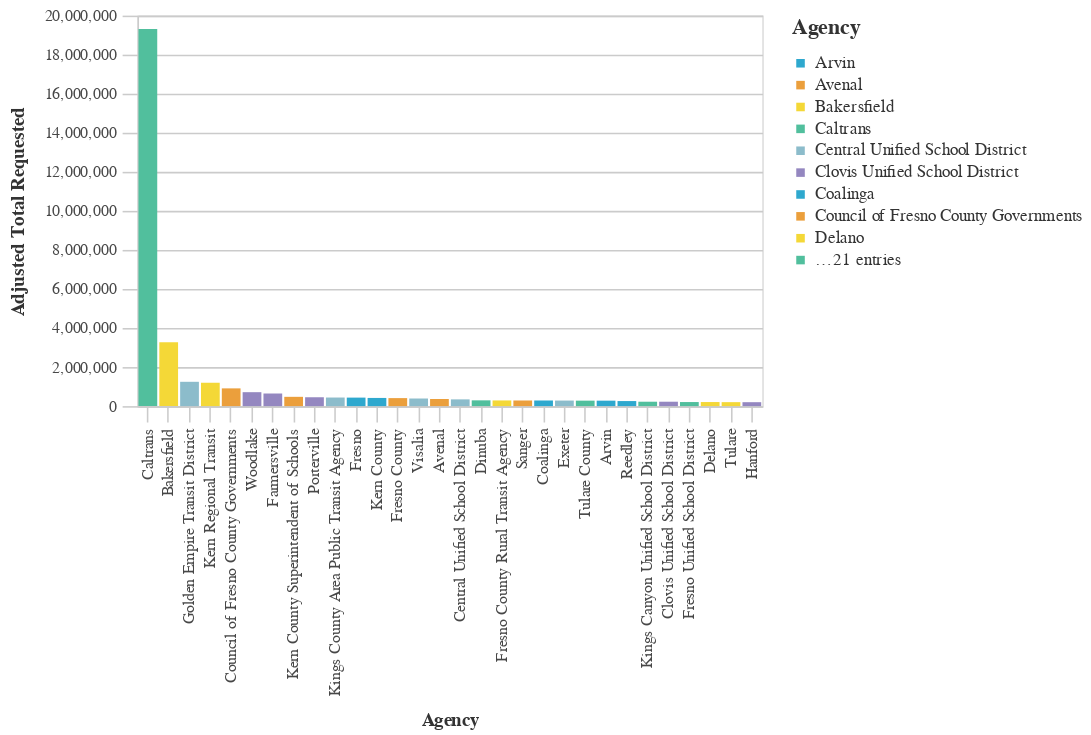

The notebook cell this image was saved under:
### Code cell
#Bar chart Average Total Requested Funds by Agency
chart4=(_dla_utils_reports.basic_bar_chart_no_save((((_dla_utils_reports.calculate_data_all(df, 'adjusted_total_requested', 'primary_agency_name', aggfunc="mean"))
                          >>arrange(-_.adjusted_total_requested)).head(30)
                        ), 'primary_agency_name','adjusted_total_requested', 'primary_agency_name', district
                          
                       ))
    
display(HTML("<h4><strong>Average Total Requested Funds by Agency ($2021)</strong></h4>"))
chart4

### Figure 1 — Vega-Lite specification as saved in the notebook (floating-point values rounded to 4 significant figures)
{"config": {"view": {"continuousWidth": 400, "continuousHeight": 300}, "axis": {"domainColor": "#cbcbcb", "grid": true, "gridColor": "#cbcbcb", "gridWidth": 1, "labelColor": "#474747", "labelFont": "Nunito Sans", "labelFontSize": 10, "labelPadding": 4, "tickColor": "#cbcbcb", "tickSize": 10, "titleColor": "#333", "titleFont": "Raleway", "titleFontSize": 12, "titlePadding": 10}, "axisBand": {"grid": false}, "background": "white", "font": "Raleway", "header": {"labelFont": "Nunito Sans", "titleFont": "Raleway"}, "legend": {"labelColor": "#333", "labelFont": "Nunito Sans", "labelFontSize": 11, "labelLimit": 0, "padding": 1, "symbolSize": 30, "symbolType": "square", "titleColor": "#333", "titleFont": "Raleway", "titleFontSize": 14, "titlePadding": 10}, "title": {"anchor": "middle", "font": "Raleway", "fontSize": 18, "fontWeight": 300, "offset": 20}}, "data": {"name": "data-c5f3717055447fe8148af9f1d1ade1bd"}, "mark": "bar", "encoding": {"color": {"field": "primary_agency_name", "legend": {"symbolLimit": 10, "title": "Agency"}, "scale": {"range": ["#2EA8CE", "#EB9F3C", "#F4D837", "#51BF9D", "#8CBCCB", "#9487C0"]}, "type": "nominal"}, "tooltip": [{"field": "primary_agency_name", "type": "nominal"}, {"field": "adjusted_total_requested", "type": "quantitative"}], "x": {"field": "primary_agency_name", "sort": "-y", "title": "Agency", "type": "nominal"}, "y": {"field": "adjusted_total_requested", "title": "Adjusted Total Requested", "type": "quantitative"}}, "height": 250, "width": 400, "$schema": "https://vega.github.io/schema/vega-lite/v4.17.0.json", "datasets": {"data-c5f3717055447fe8148af9f1d1ade1bd": [{"primary_agency_name": "Caltrans", "adjusted_total_requested": 19310000.0}, {"primary_agency_name": "Bakersfield", "adjusted_total_requested": 3268000.0}, {"primary_agency_name": "Golden Empire Transit District", "adjusted_total_requested": 1245000.0}, {"primary_agency_name": "Kern Regional Transit", "adjusted_total_requested": 1197000.0}, {"primary_agency_name": "Council of Fresno County Governments", "adjusted_total_requested": 908800.0}, {"primary_agency_name": "Woodlake", "adjusted_total_requested": 713900.0}, {"primary_agency_name": "Farmersville", "adjusted_total_requested": 645900.0}, {"primary_agency_name": "Kern County Superintendent of Schools", "adjusted_total_requested": 476100.0}, {"primary_agency_name": "Porterville", "adjusted_total_requested": 454400.0}, {"primary_agency_name": "Kings County Area Public Transit Agency", "adjusted_total_requested": 440100.0}, {"primary_agency_name": "Fresno", "adjusted_total_requested": 435600.0}, {"primary_agency_name": "Kern County", "adjusted_total_requested": 419200.0}, {"primary_agency_name": "Fresno County", "adjusted_total_requested": 410300.0}, {"primary_agency_name": "Visalia", "adjusted_total_requested": 390000.0}, {"primary_agency_name": "Avenal", "adjusted_total_requested": 364200.0}, {"primary_agency_name": "Central Unified School District", "adjusted_total_requested": 345600.0}, {"primary_agency_name": "Dinuba", "adjusted_total_requested": 296100.0}, {"primary_agency_name": "Fresno County Rural Transit Agency", "adjusted_total_requested": 291500.0}, {"primary_agency_name": "Sanger", "adjusted_total_requested": 288400.0}, {"primary_agency_name": "Coalinga", "adjusted_total_requested": 288300.0}, {"primary_agency_name": "Exeter", "adjusted_total_requested": 284500.0}, {"primary_agency_name": "Tulare County", "adjusted_total_requested": 279800.0}, {"primary_agency_name": "Arvin", "adjusted_total_requested": 279100.0}, {"primary_agency_name": "Reedley", "adjusted_total_requested": 259100.0}, {"primary_agency_name": "Kings Canyon Unified School District", "adjusted_total_requested": 225500.0}, {"primary_agency_name": "Clovis Unified School District", "adjusted_total_requested": 225400.0}, {"primary_agency_name": "Fresno Unified School District", "adjusted_total_requested": 208800.0}, {"primary_agency_name": "Delano", "adjusted_total_requested": 208800.0}, {"primary_agency_name": "Tulare", "adjusted_total_requested": 203400.0}, {"primary_agency_name": "Hanford", "adjusted_total_requested": 201500.0}]}}
